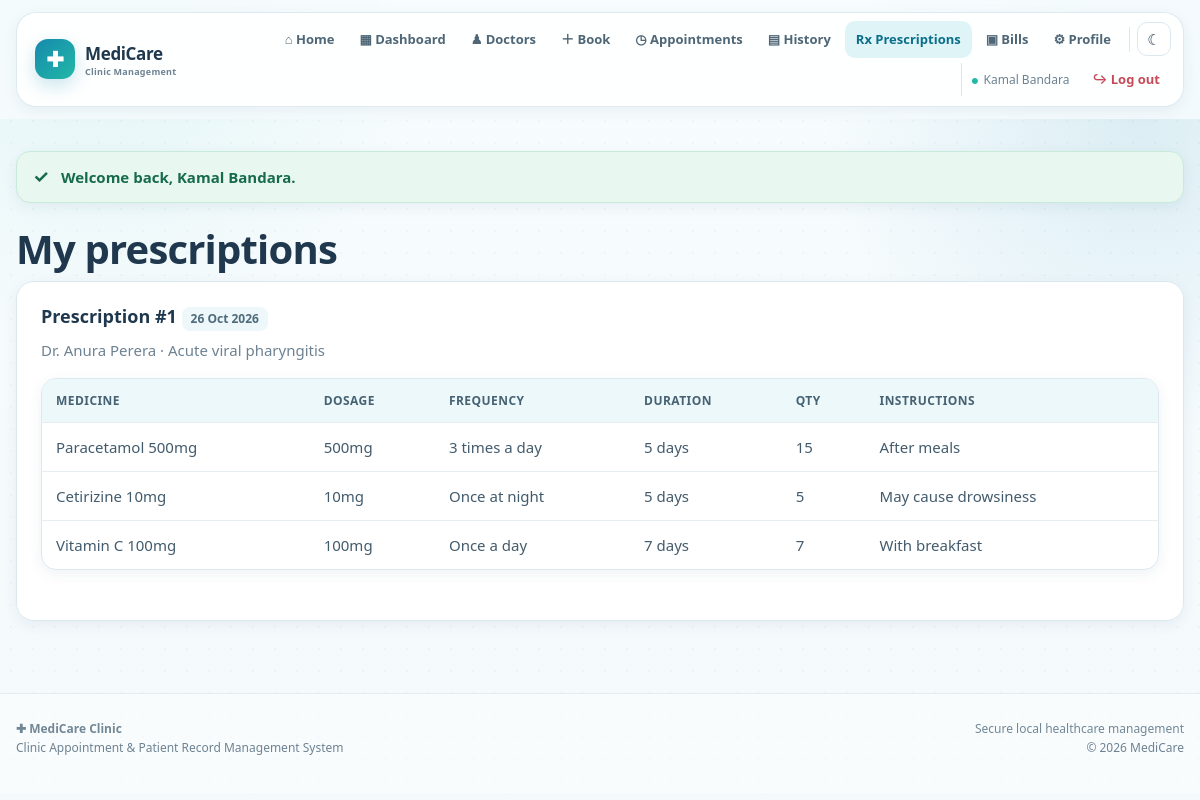
/index.php?page=patient/prescriptions (signed in), run on the app's committed database.
### tables this page shows
CREATE TABLE prescription (
    Prescription_ID   INT AUTO_INCREMENT PRIMARY KEY,
    Record_ID         INT NOT NULL,
    Prescription_Date DATE,
    CONSTRAINT fk_pres_record FOREIGN KEY (Record_ID) REFERENCES medical_record(Record_ID)
);

CREATE TABLE medical_record (
    Record_ID       INT AUTO_INCREMENT PRIMARY KEY,
    Appointment_ID  INT NOT NULL UNIQUE,
    Diagnosis       VARCHAR(255),
    Symptoms        VARCHAR(255),
    Treatment_Notes TEXT,
    Record_Date     DATE,
    CONSTRAINT fk_record_appt FOREIGN KEY (Appointment_ID) REFERENCES appointment(Appointment_ID)
);

CREATE TABLE prescription_item (
    Item_ID         INT AUTO_INCREMENT PRIMARY KEY,
    Prescription_ID INT NOT NULL,
    Medicine_ID     INT NOT NULL,
    Dosage          VARCHAR(50),
    Frequency       VARCHAR(50),
    Duration        VARCHAR(50),
    Quantity        INT,
    Instructions    VARCHAR(255),
    CONSTRAINT fk_item_pres FOREIGN KEY (Prescription_ID) REFERENCES prescription(Prescription_ID),
    CONSTRAINT fk_item_med  FOREIGN KEY (Medicine_ID)     REFERENCES medicine(Medicine_ID)
);

CREATE TABLE medicine (
    Medicine_ID   INT AUTO_INCREMENT PRIMARY KEY,
    Medicine_Name VARCHAR(100) NOT NULL,
    Description   VARCHAR(255)
);

### config/helpers.php (called while the page is built, shortened)
<?php
function e($value)
{
    return htmlspecialchars((string)$value, ENT_QUOTES, 'UTF-8');
}
function view($name, $data = [])
{
    extract($data);
    require __DIR__ . '/../views/layout/header.php';
    require __DIR__ . '/../views/' . $name . '.php';
    require __DIR__ . '/../views/layout/footer.php';
}
function date_label($date)
{
    return date('d M Y', strtotime($date));
}

### controllers/PatientController.php (called while the page is built, shortened)
<?php
class PatientController
{
    private $pdo;
    public function __construct($pdo)
    {
        $this->pdo = $pdo;
    }
    public function prescriptions()
    {
        $prescription = new Prescription($this->pdo);
        view('patient/prescriptions', [
            'prescriptions' => $prescription->findByPatient(ref_id()),
            'title'         => 'My Prescriptions'
        ]);
    }
}

### index.php (called while the page is built, shortened)
<?php
require_once __DIR__ . '/config/database.php';
require_once __DIR__ . '/config/helpers.php';
require_once __DIR__ . '/models/Medical.php';
require_once __DIR__ . '/controllers/PatientController.php';
$page = $_GET['page'] ?? 'home';
list($controllerName, $method) = $routes[$page];
$controller = new $controllerName($pdo);
$controller->$method();

### models/Medical.php (called while the page is built, shortened)
<?php
class Prescription
{
    private $pdo;
    public function __construct($pdo) { $this->pdo = $pdo; }
    public function items($prescriptionId)
    {
        $stmt = $this->pdo->prepare(
            "SELECT i.*, m.Medicine_Name
             FROM prescription_item i
             JOIN medicine m ON i.Medicine_ID = m.Medicine_ID
             WHERE i.Prescription_ID = ?
             ORDER BY i.Item_ID"
        );
        $stmt->execute([$prescriptionId]);
        return $stmt->fetchAll();
    }
    public function findByPatient($patientId)
    {
        $stmt = $this->pdo->prepare(
            "SELECT pr.Prescription_ID, pr.Prescription_Date, r.Diagnosis,
                    CONCAT('Dr. ',d.First_Name,' ',d.Last_Name) AS Doctor_Name
             FROM prescription pr
             JOIN medical_record r ON pr.Record_ID = r.Record_ID
             JOIN appointment a    ON r.Appointment_ID = a.Appointment_ID
             JOIN doctor d         ON a.Doctor_ID = d.Doctor_ID
             WHERE a.Patient_ID = ?
             ORDER BY pr.Prescription_Date DESC, pr.Prescription_ID DESC"
        );
        $stmt->execute([$patientId]);
        $list = $stmt->fetchAll();
        foreach ($list as $i => $row) {
            $list[$i]['Items'] = $this->items($row['Prescription_ID']);
        }
        return $list;
    }
}

### views/patient/prescriptions.php (the view, shortened to what this page needs)
<h1>My prescriptions</h1>
<?php foreach ($prescriptions as $p): ?>
    <div class="card">
        <h3>Prescription #<?= (int)$p['Prescription_ID'] ?>
            <span class="tag"><?= date_label($p['Prescription_Date']) ?></span></h3>
        <p class="muted"><?= e($p['Doctor_Name']) ?> &middot; <?= e($p['Diagnosis']) ?></p>
        <table class="table">
            <tr><th>Medicine</th><th>Dosage</th><th>Frequency</th><th>Duration</th><th>Qty</th><th>Instructions</th></tr>
            <?php foreach ($p['Items'] as $i): ?>
            <tr>
                <td><?= e($i['Medicine_Name']) ?></td>
                <td><?= e($i['Dosage']) ?></td>
                <td><?= e($i['Frequency']) ?></td>
                <td><?= e($i['Duration']) ?></td>
                <td><?= (int)$i['Quantity'] ?></td>
                <td><?= e($i['Instructions']) ?></td>
            </tr>
            <?php endforeach; ?>
        </table>
    </div>
<?php endforeach; ?>

### assets/css/style.css (style rules this page uses)
:root { --primary: #168aad; --primary-dark: #0b6e8a; --primary-deep: #075985; --primary-soft: #e8f7fb; --accent: #22b8a7; --page: #f4f9fc; --surface: #ffffff; --surface-soft: #f8fcfe; --text: #20384d; --muted: #6d8292; --line: #dbe8ef; --success: #16845b; --success-soft: #e8f7ef; --warning: #b7791f; --warning-soft: #fff5df; --danger: #c54b58; --danger-soft: #fff0f2; --shadow-sm: 0 4px 14px rgba(25, 73, 97, .07); --shadow: 0 12px 32px rgba(25, 73, 97, .10); --shadow-lg: 0 22px 55px rgba(25, 73, 97, .14); --radius: 18px; --radius-sm: 12px; --radius-lg: 28px; }
* { box-sizing: border-box; }
html { scroll-behavior: smooth; }
body { margin: 0; min-height: 100vh; background: radial-gradient(circle at 8% 0%, rgba(34,184,167,.10), transparent 25%), radial-gradient(circle at 95% 15%, rgba(22,138,173,.12), transparent 24%), linear-gradient(180deg, #f7fcfe 0%, var(--page) 100%); color: var(--text); font-family: "Segoe UI", system-ui, -apple-system, BlinkMacSystemFont, Arial, sans-serif; font-size: 15px; line-height: 1.6; }
body::before { content: ""; position: fixed; inset: 0; pointer-events: none; background-image: radial-gradient(rgba(7, 89, 133, .035) 1px, transparent 1px); background-size: 22px 22px; z-index: -1; }
h1, h2, h3 { color: var(--text); line-height: 1.2; }
h1 { margin: 0 0 8px; font-size: clamp(28px, 4vw, 40px); font-weight: 800; letter-spacing: -.8px; }
h3 { margin: 0 0 7px; font-size: 18px; font-weight: 750; }
p { margin-top: 0; }
.muted { color: var(--muted); }
.card { display: block; padding: 24px; background: rgba(255,255,255,.96); border: 1px solid var(--line); border-radius: var(--radius); box-shadow: var(--shadow-sm); transition: transform .22s ease, box-shadow .22s ease, border-color .22s ease; }
.table { width: 100%; margin: 16px 0 26px; border-collapse: separate; border-spacing: 0; overflow: hidden; background: var(--surface); border: 1px solid var(--line); border-radius: 15px; box-shadow: var(--shadow-sm); }
.table th, .table td { padding: 12px 14px; text-align: left; vertical-align: middle; border-bottom: 1px solid #e7eef2; }
.table th { background: #edf8fa; color: #466273; font-size: 12px; text-transform: uppercase; letter-spacing: .45px; }
.table tr:last-child td { border-bottom: 0; }
.table td { color: #425b6c; }
.tag { display: inline-block; padding: 5px 9px; border-radius: 8px; background: #eef7fa; color: #4d6b7b; font-size: 12px; font-weight: 700; }

### data on the page
prescription: Prescription_ID "1", Prescription_Date "26 Oct 2026", Doctor_Name "Dr. Anura Perera", Record_ID.Diagnosis "Acute viral pharyngitis"
prescription_item: Medicine_ID.Medicine_Name "Paracetamol 500mg", Dosage "500mg", Frequency "3 times a day", Duration "5 days", Quantity "15", Instructions "After meals"
prescription_item: Medicine_ID.Medicine_Name "Cetirizine 10mg", Dosage "10mg", Frequency "Once at night", Duration "5 days", Quantity "5", Instructions "May cause drowsiness"
prescription_item: Medicine_ID.Medicine_Name "Vitamin C 100mg", Dosage "100mg", Frequency "Once a day", Duration "7 days", Quantity "7", Instructions "With breakfast"

### other printed values
user_name() "Kamal Bandara"
$flash['text'] "Welcome back, Kamal Bandara."
